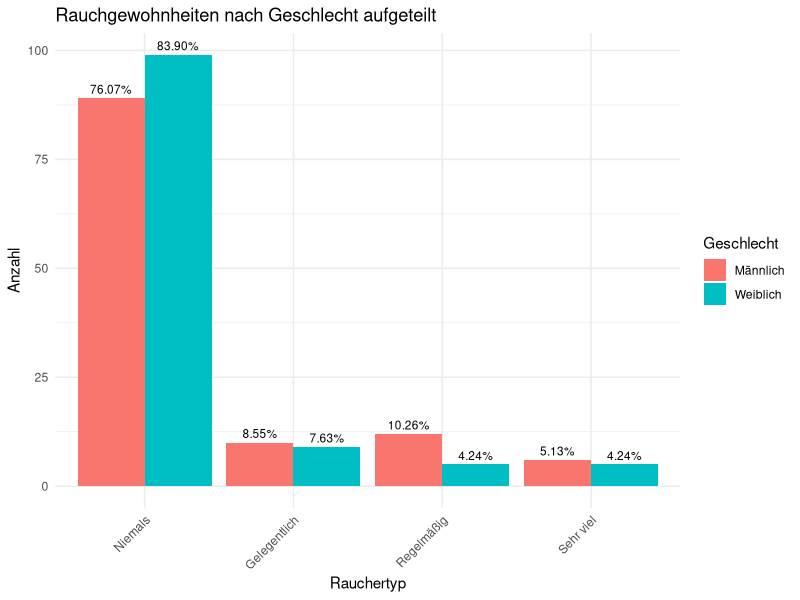

This figure's R source:
library("MASS")
library(ggplot2)

library(tidyr)
install.packages("dplyr")
library(dplyr)
data <- data.frame(survey)

# Dataframe erstellen, die die Häufigkeit jedes Rauchverhaltens für Männer und Frauen zählt
smoke_counts <- as.data.frame.matrix(table(data$Sex, data$Smoke))

# Hinzufügen einer Spalte für das Geschlecht & Löschen der Zeilennamen
smoke_counts$sex <- rownames(smoke_counts)
rownames(smoke_counts) <- NULL

# Umstrukturierung der Daten für ggplot2 in long
smoke_counts_long <- pivot_longer(smoke_counts, cols = c("Never", "Occas", "Regul", "Heavy"), names_to = "smoke_type", values_to = "count")

# Nach leveln sortieren
smoke_counts_long$smoke_type <- factor(smoke_counts_long$smoke_type, levels = c("Never", "Occas", "Regul", "Heavy"))
levels(smoke_counts_long$smoke_type) <- c("Niemals", "Gelegentlich", "Regelmäßig", "Sehr viel")
smoke_counts_long$sex <- ifelse(smoke_counts_long$sex == "Male", "Männlich", "Weiblich")

# Prozente für Rauchverhalten pro Geschlecht 
percentages <- smoke_counts_long %>% group_by(sex) %>%
  mutate(percentage = count / sum(count) * 100)

# Erstellen des Balkendiagramms
ggplot(percentages, aes(x = smoke_type, y = count, fill = sex)) +
  geom_bar(stat = "identity", position = "dodge") +
  geom_text(aes(label = sprintf("%.2f%%", percentage), y = count), 
            position = position_dodge(width = 0.9), vjust = -0.5, size = 3) +
  theme_minimal() +
  ggtitle("Rauchgewohnheiten nach Geschlecht aufgeteilt") +
  labs(x = "Rauchertyp", y = "Anzahl", fill = "Geschlecht") +
  theme(axis.text.x = element_text(angle = 45, hjust = 1))
